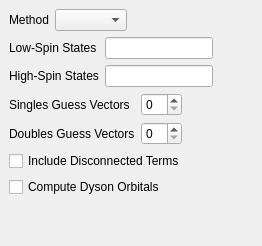
       <widget class="QWidget" name="AdvancedEOM" >
        <layout class="QVBoxLayout" >
         <property name="margin" >
          <number>9</number>
         </property>
         <property name="spacing" >
          <number>6</number>
         </property>
         <item>
          <layout class="QHBoxLayout" >
           <property name="margin" >
            <number>0</number>
           </property>
           <property name="spacing" >
            <number>6</number>
           </property>
           <item>
            <widget class="QLabel" name="label_188" >
             <property name="text" >
              <string>Method</string>
             </property>
            </widget>
           </item>
           <item>
            <widget class="QComboBox" name="qui_e_method" />
           </item>
           <item>
            <spacer>
             <property name="orientation" >
              <enum>Qt::Horizontal</enum>
             </property>
             <property name="sizeHint" >
              <size>
               <width>40</width>
               <height>20</height>
              </size>
             </property>
            </spacer>
           </item>
          </layout>
         </item>
         <item>
          <layout class="QGridLayout" >
           <property name="margin" >
            <number>0</number>
           </property>
           <property name="spacing" >
            <number>6</number>
           </property>
           <item row="1" column="0" >
            <widget class="QLabel" name="label_194" >
             <property name="text" >
              <string>High-Spin States</string>
             </property>
            </widget>
           </item>
           <item row="0" column="0" >
            <widget class="QLabel" name="label_193" >
             <property name="text" >
              <string>Low-Spin States</string>
             </property>
            </widget>
           </item>
           <item row="1" column="1" >
            <widget class="QLineEdit" name="cc_high_spin" />
           </item>
           <item row="0" column="1" >
            <widget class="QLineEdit" name="cc_low_spin" />
           </item>
           <item row="0" column="2" >
            <spacer>
             <property name="orientation" >
              <enum>Qt::Horizontal</enum>
             </property>
             <property name="sizeHint" >
              <size>
               <width>40</width>
               <height>20</height>
              </size>
             </property>
            </spacer>
           </item>
          </layout>
         </item>
         <item>
          <layout class="QGridLayout" >
           <property name="margin" >
            <number>0</number>
           </property>
           <property name="spacing" >
            <number>6</number>
           </property>
           <item row="0" column="0" >
            <widget class="QLabel" name="label_195" >
             <property name="text" >
              <string>Singles Guess Vectors</string>
             </property>
            </widget>
           </item>
           <item row="1" column="0" >
            <widget class="QLabel" name="label_196" >
             <property name="text" >
              <string>Doubles Guess Vectors</string>
             </property>
            </widget>
           </item>
           <item row="0" column="1" >
            <widget class="QSpinBox" name="cc_nguess_singles" />
           </item>
           <item row="1" column="1" >
            <widget class="QSpinBox" name="cc_nguess_doubles" />
           </item>
           <item row="0" column="2" >
            <spacer>
             <property name="orientation" >
              <enum>Qt::Horizontal</enum>
             </property>
             <property name="sizeHint" >
              <size>
               <width>40</width>
               <height>20</height>
              </size>
             </property>
            </spacer>
           </item>
          </layout>
         </item>
         <item>
          <widget class="QCheckBox" name="cc_do_disconnected" >
           <property name="text" >
            <string>Include Disconnected Terms</string>
           </property>
          </widget>
         </item>
         <item>
          <widget class="QCheckBox" name="cc_do_dyson_ee" >
           <property name="text" >
            <string>Compute Dyson Orbitals</string>
           </property>
          </widget>
         </item>
         <item>
          <spacer>
           <property name="orientation" >
            <enum>Qt::Vertical</enum>
           </property>
           <property name="sizeHint" >
            <size>
             <width>20</width>
             <height>40</height>
            </size>
           </property>
          </spacer>
         </item>
        </layout>
       </widget>
